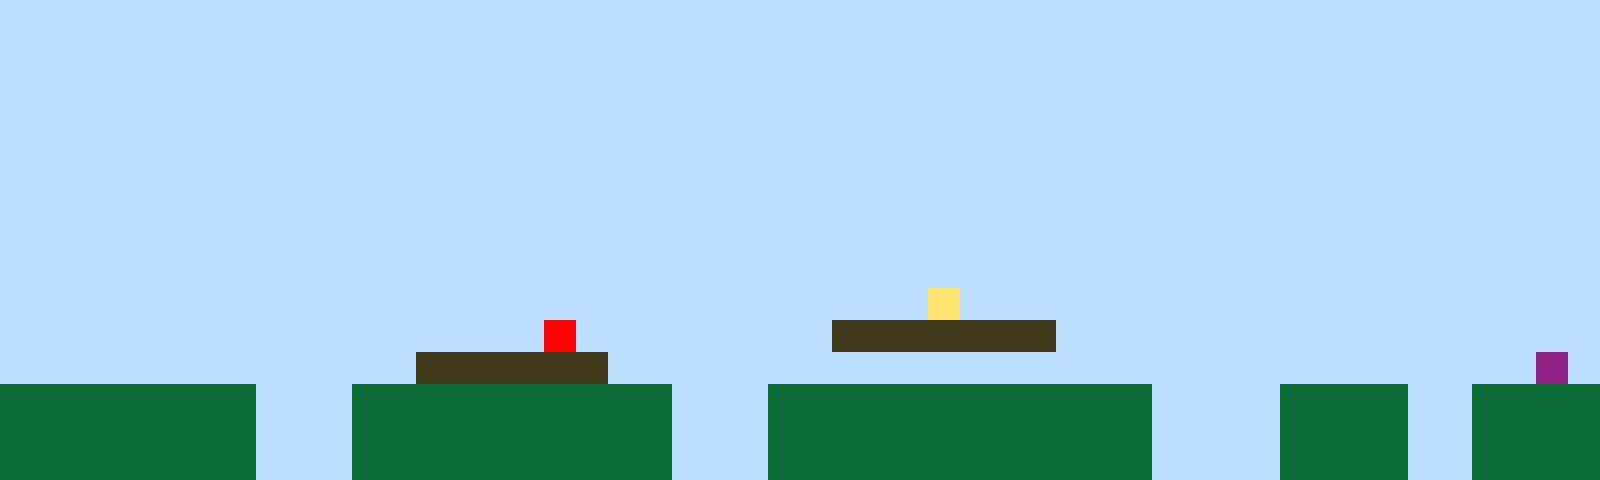

Below is a game level as drawn by its tile map, then a one-line description and the .tmx file that defines it, in full:
An orthogonal 50x15 tile map with 32x32 px tiles, 1 tile layer (Tile Layer 1).

<map version="1.10" tiledversion="1.11.2" orientation="orthogonal" renderorder="right-up" width="50" height="15" tilewidth="32" tileheight="32" infinite="0" nextlayerid="2" nextobjectid="1"><editorsettings><export target="map1.csv" format="csv" /></editorsettings><tileset firstgid="1" name="sprites" tilewidth="32" tileheight="32" tilecount="6" columns="3"><image source="sprites.png" width="96" height="64" /></tileset><layer id="1" name="Tile Layer 1" width="50" height="15"><data encoding="csv">1,1,1,1,1,1,1,1,1,1,1,1,1,1,1,1,1,1,1,1,1,1,1,1,1,1,1,1,1,1,1,1,1,1,1,1,1,1,1,1,1,1,1,1,1,1,1,1,1,1,1,1,1,1,1,1,1,1,1,1,1,1,1,1,1,1,1,1,1,1,1,1,1,1,1,1,1,1,1,1,1,1,1,1,1,1,1,1,1,1,1,1,1,1,1,1,1,1,1,1,1,1,1,1,1,1,1,1,1,1,1,1,1,1,1,1,1,1,1,1,1,1,1,1,1,1,1,1,1,1,1,1,1,1,1,1,1,1,1,1,1,1,1,1,1,1,1,1,1,1,1,1,1,1,1,1,1,1,1,1,1,1,1,1,1,1,1,1,1,1,1,1,1,1,1,1,1,1,1,1,1,1,1,1,1,1,1,1,1,1,1,1,1,1,1,1,1,1,1,1,1,1,1,1,1,1,1,1,1,1,1,1,1,1,1,1,1,1,1,1,1,1,1,1,1,1,1,1,1,1,1,1,1,1,1,1,1,1,1,1,1,1,1,1,1,1,1,1,1,1,1,1,1,1,1,1,1,1,1,1,1,1,1,1,1,1,1,1,1,1,1,1,1,1,1,1,1,1,1,1,1,1,1,1,1,1,1,1,1,1,1,1,1,1,1,1,1,1,1,1,1,1,1,1,1,1,1,1,1,1,1,1,1,1,1,1,1,1,1,1,1,1,1,1,1,1,1,1,1,1,1,1,1,1,1,1,1,1,1,1,1,1,1,1,1,1,1,1,1,1,1,1,1,1,1,1,1,1,1,1,1,1,1,1,1,1,1,1,1,1,1,1,1,1,1,1,1,1,1,1,1,1,1,1,1,1,1,1,1,1,1,1,1,1,1,1,1,1,1,1,1,1,1,1,1,1,1,1,1,1,1,1,1,1,1,1,1,1,1,1,1,1,1,1,1,1,1,1,1,1,1,1,1,1,1,1,1,1,1,1,1,1,1,1,1,1,1,1,1,1,1,1,1,1,1,1,1,1,1,1,1,1,1,1,1,1,1,1,1,1,1,1,1,1,1,1,1,1,1,4,1,1,1,1,1,1,1,1,1,1,1,1,1,1,1,1,1,1,1,1,1,1,1,1,1,1,1,1,1,1,1,1,1,1,1,1,1,5,1,1,1,1,1,1,1,1,3,3,3,3,3,3,3,1,1,1,1,1,1,1,1,1,1,1,1,1,1,1,1,1,1,1,1,1,1,1,1,1,1,1,1,1,1,3,3,3,3,3,3,1,1,1,1,1,1,1,1,1,1,1,1,1,1,1,1,1,1,1,1,1,1,1,1,1,1,1,1,1,6,1,2,2,2,2,2,2,2,2,1,1,1,2,2,2,2,2,2,2,2,2,2,1,1,1,2,2,2,2,2,2,2,2,2,2,2,2,1,1,1,1,2,2,2,2,1,1,2,2,2,2,2,2,2,2,2,2,2,2,1,1,1,2,2,2,2,2,2,2,2,2,2,1,1,1,2,2,2,2,2,2,2,2,2,2,2,2,1,1,1,1,2,2,2,2,1,1,2,2,2,2,2,2,2,2,2,2,2,2,1,1,1,2,2,2,2,2,2,2,2,2,2,1,1,1,2,2,2,2,2,2,2,2,2,2,2,2,1,1,1,1,2,2,2,2,1,1,2,2,2,2</data></layer></map>
